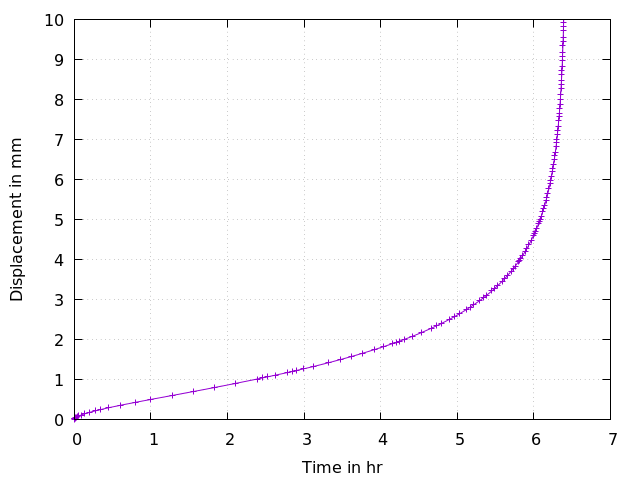

Recreate this plot in gnuplot.
set term pngcairo
set grid
set xlabel "Time in hr" 
set ylabel "Displacement in mm" 
set yrange [:10] 
set nokey 
#set key top left 
set out "disp.png" 
plot 'displacements vx,vy,vz_MONITOR.txt' using ($1/3600):5 w lp
